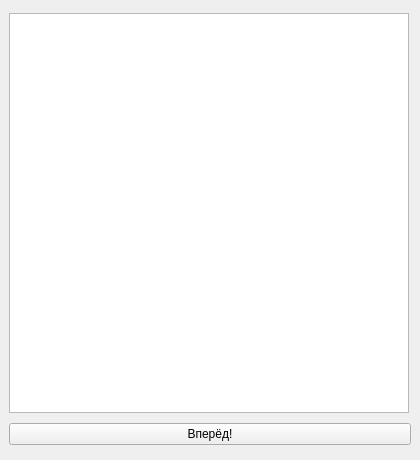
<?xml version="1.0" encoding="UTF-8"?>
<ui version="4.0">
 <class>MainWindow</class>
 <widget class="QMainWindow" name="MainWindow">
  <property name="geometry">
   <rect>
    <x>0</x>
    <y>0</y>
    <width>420</width>
    <height>460</height>
   </rect>
  </property>
  <property name="windowTitle">
   <string>MainWindow</string>
  </property>
  <widget class="QWidget" name="centralwidget">
   <layout class="QVBoxLayout" name="verticalLayout">
    <item>
     <widget class="QGraphicsView" name="graphicsView">
      <property name="sizePolicy">
       <sizepolicy hsizetype="Fixed" vsizetype="Fixed">
        <horstretch>0</horstretch>
        <verstretch>0</verstretch>
       </sizepolicy>
      </property>
      <property name="minimumSize">
       <size>
        <width>400</width>
        <height>400</height>
       </size>
      </property>
     </widget>
    </item>
    <item>
     <widget class="QPushButton" name="pushButton">
      <property name="text">
       <string>Вперёд!</string>
      </property>
     </widget>
    </item>
   </layout>
  </widget>
 </widget>
 <resources/>
 <connections/>
</ui>
